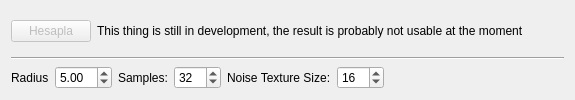
          <widget class="QWidget" name="tab_ssao">
           <attribute name="title">
            <string>Ambient Occlusion Map </string>
           </attribute>
           <layout class="QVBoxLayout" name="verticalLayout_9">
            <item>
             <layout class="QHBoxLayout" name="horizontalLayout">
              <item>
               <widget class="QPushButton" name="pushButton_calcSsao">
                <property name="enabled">
                 <bool>false</bool>
                </property>
                <property name="text">
                 <string>Hesapla</string>
                </property>
               </widget>
              </item>
              <item>
               <widget class="QLabel" name="label_3">
                <property name="text">
                 <string>This thing is still in development, the result is probably not usable at the moment</string>
                </property>
               </widget>
              </item>
              <item>
               <spacer name="horizontalSpacer_3">
                <property name="orientation">
                 <enum>Qt::Horizontal</enum>
                </property>
                <property name="sizeHint" stdset="0">
                 <size>
                  <width>40</width>
                  <height>20</height>
                 </size>
                </property>
               </spacer>
              </item>
             </layout>
            </item>
            <item>
             <widget class="Line" name="line_10">
              <property name="orientation">
               <enum>Qt::Horizontal</enum>
              </property>
             </widget>
            </item>
            <item>
             <layout class="QHBoxLayout" name="horizontalLayout_14">
              <item>
               <widget class="QLabel" name="label_22">
                <property name="text">
                 <string>Radius</string>
                </property>
               </widget>
              </item>
              <item>
               <widget class="QDoubleSpinBox" name="doubleSpinBox_ssao_size">
                <property name="minimum">
                 <double>1.000000000000000</double>
                </property>
                <property name="value">
                 <double>5.000000000000000</double>
                </property>
               </widget>
              </item>
              <item>
               <widget class="QLabel" name="label_23">
                <property name="text">
                 <string>Samples:</string>
                </property>
               </widget>
              </item>
              <item>
               <widget class="QSpinBox" name="spinBox_ssao_samples">
                <property name="minimum">
                 <number>1</number>
                </property>
                <property name="maximum">
                 <number>999</number>
                </property>
                <property name="value">
                 <number>32</number>
                </property>
               </widget>
              </item>
              <item>
               <widget class="QLabel" name="label_24">
                <property name="text">
                 <string>Noise Texture Size:</string>
                </property>
               </widget>
              </item>
              <item>
               <widget class="QSpinBox" name="spinBox_ssao_noiseTexSize">
                <property name="minimum">
                 <number>2</number>
                </property>
                <property name="maximum">
                 <number>999</number>
                </property>
                <property name="value">
                 <number>16</number>
                </property>
               </widget>
              </item>
              <item>
               <spacer name="horizontalSpacer_11">
                <property name="orientation">
                 <enum>Qt::Horizontal</enum>
                </property>
                <property name="sizeHint" stdset="0">
                 <size>
                  <width>40</width>
                  <height>20</height>
                 </size>
                </property>
               </spacer>
              </item>
             </layout>
            </item>
           </layout>
          </widget>
